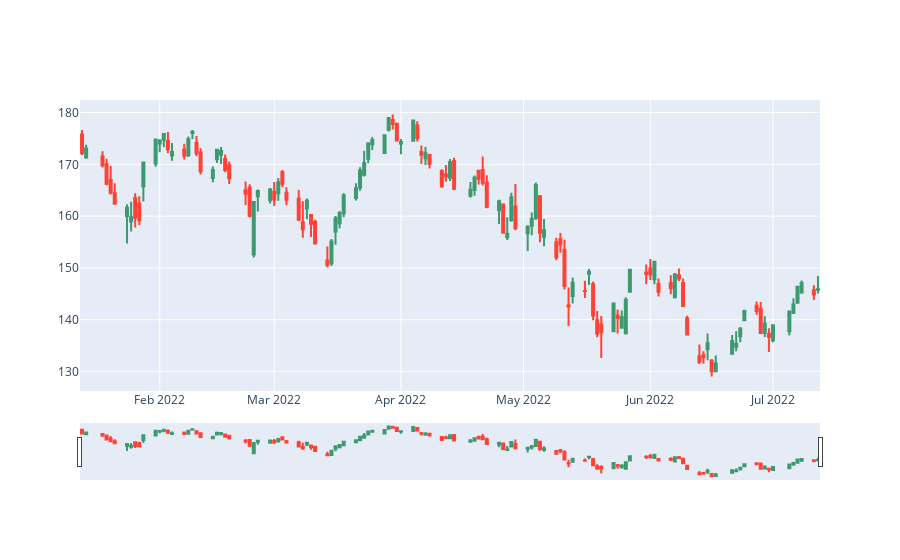

Notebook source saved alongside this figure:
### Markdown cell above
_Here's a little more complex, we use all 3 stocks and continue using the 'OPEN' data for each stock, insert legends and label the axes_

### Code cell
open_data = x['AAPL_OPEN']
high_data = x['AAPL_HIGH']
low_data = x['AAPL_LOW']
close_data = x['AAPL_CLOSE']
dates = x['Date']

fig = go.Figure(data=[go.Candlestick(x=dates, open=open_data,
                     high=high_data, 
                     low=low_data, 
                     close=close_data)])

                     
fig.show()
